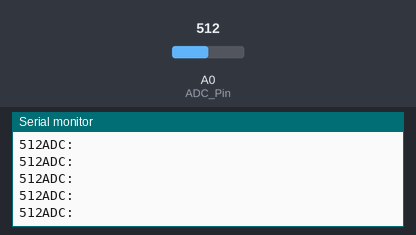
This sketch was run on a simulated Arduino Uno, built with avr-gcc and run on an emulated ATmega328P. Shown: the last lines printed to the serial monitor. Inputs (shaded band) come from the test bench; at power-on: A0 (ADC_Pin) = 512.

Above: at 1.2 s.
1.3 s: A0 (ADC_Pin) set to 985
At 1.9 s:
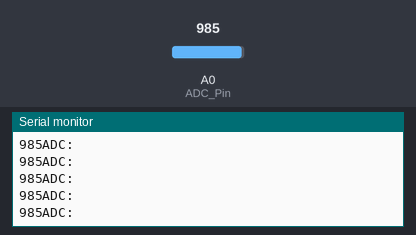
2.8 s: A0 (ADC_Pin) set to 1007
At 3.5 s:
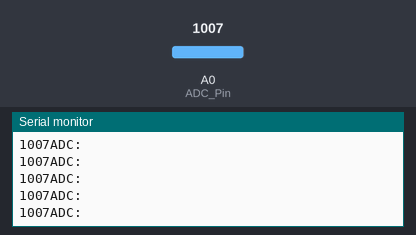
Timing chart, 0 to 5.8 s (numbered marks = the images above; inputs shaded):
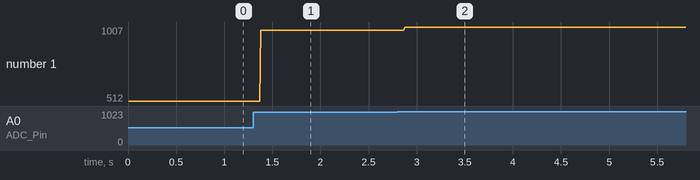

The sketch:

Example_7.ino
```cpp
#define ADC_Pin 0
#define LED_PIN 4

void setup() {
  // put your setup code here, to run once:
  Serial.begin(9600);

}

void loop() {
  // put your main code here, to run repeatedly:
  int ADCvalue = analogRead(ADC_Pin);
  Serial.println("ADC: ");
  Serial.print(ADCvalue);

}
```

Measured:
- after the input at 1.3 s, the serial monitor: prints a new line after 0.08 s (image 1)
- after the input at 2.8 s, the serial monitor: prints a new line after 0.08 s (image 2)
- plotted number 1: 512 → 985 after the input at 1.3 s, 985 → 1007 after the input at 2.8 s
